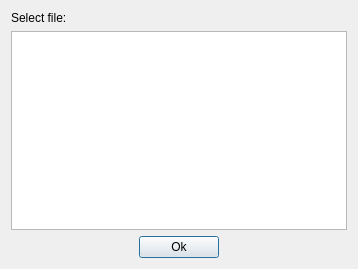
<?xml version="1.0" encoding="UTF-8"?>
<ui version="4.0">
 <class>DownloadDialog</class>
 <widget class="QDialog" name="DownloadDialog">
  <property name="geometry">
   <rect>
    <x>0</x>
    <y>0</y>
    <width>358</width>
    <height>269</height>
   </rect>
  </property>
  <property name="windowTitle">
   <string>Select file</string>
  </property>
  <layout class="QGridLayout" name="gridLayout">
   <item row="1" column="0" colspan="2">
    <widget class="QListWidget" name="filesList"/>
   </item>
   <item row="2" column="0" colspan="2">
    <layout class="QHBoxLayout" name="horizontalLayout">
     <item>
      <spacer name="horizontalSpacer">
       <property name="orientation">
        <enum>Qt::Horizontal</enum>
       </property>
       <property name="sizeHint" stdset="0">
        <size>
         <width>40</width>
         <height>20</height>
        </size>
       </property>
      </spacer>
     </item>
     <item>
      <widget class="QPushButton" name="ok">
       <property name="text">
        <string>Ok</string>
       </property>
      </widget>
     </item>
     <item>
      <spacer name="horizontalSpacer_2">
       <property name="orientation">
        <enum>Qt::Horizontal</enum>
       </property>
       <property name="sizeHint" stdset="0">
        <size>
         <width>40</width>
         <height>20</height>
        </size>
       </property>
      </spacer>
     </item>
    </layout>
   </item>
   <item row="0" column="0" colspan="2">
    <widget class="QLabel" name="label">
     <property name="text">
      <string>Select file:</string>
     </property>
    </widget>
   </item>
  </layout>
 </widget>
 <resources/>
 <connections/>
</ui>
